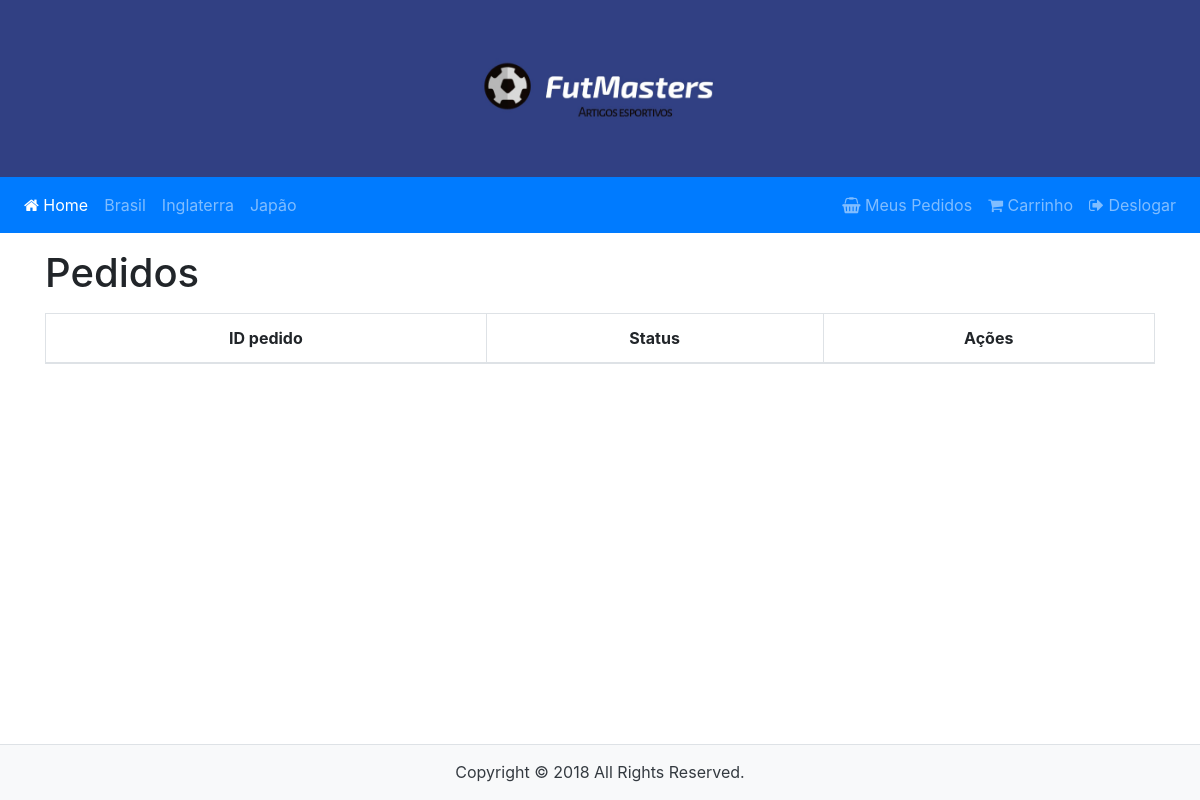
The page /Paginas/pedidos.php (signed in) on the database as committed earlier.
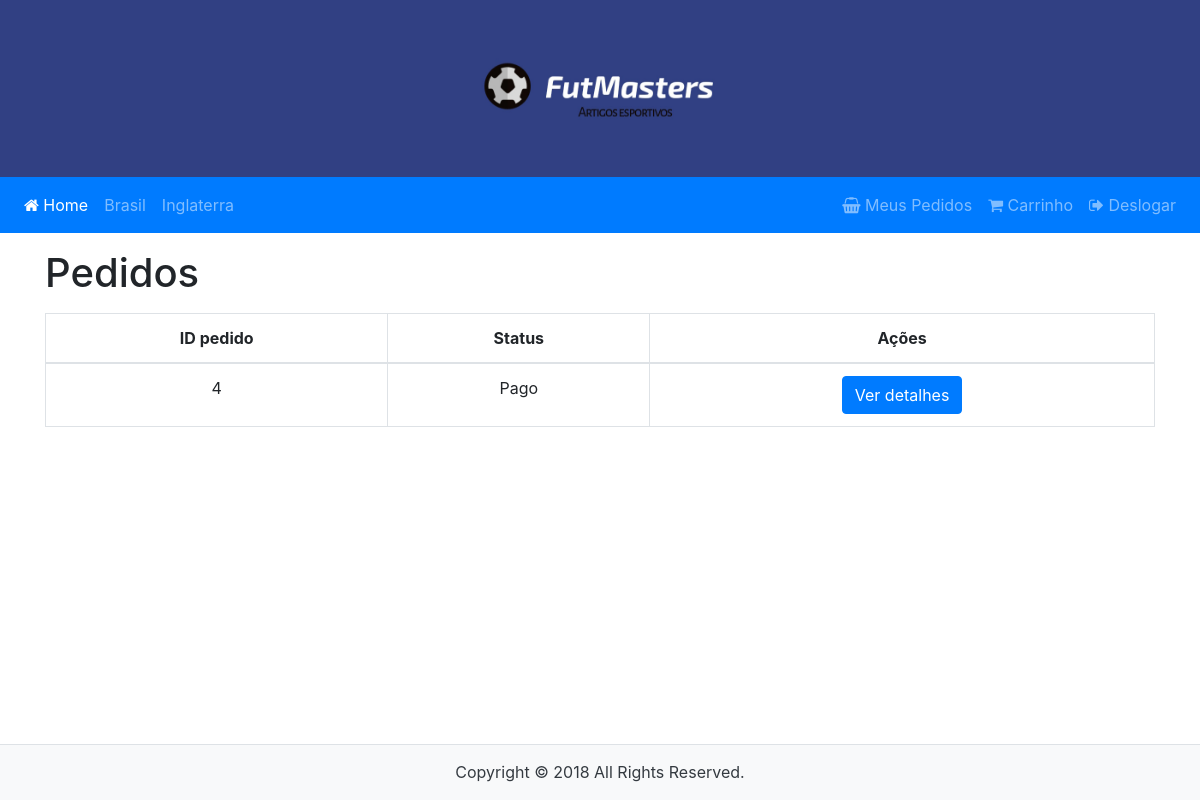
The same page on the database as committed later.
### tables this page shows
CREATE TABLE `categorias` (
  `id` int(11) NOT NULL AUTO_INCREMENT,
  `nome` varchar(255) DEFAULT NULL,
  `status` int(11) DEFAULT NULL,
  PRIMARY KEY (`id`)
);

CREATE TABLE `pedidos` (
  `id` int(11) NOT NULL AUTO_INCREMENT,
  `usuario_id` int(11) DEFAULT NULL,
  `preco_frete` float DEFAULT NULL,
  `status` char(1) DEFAULT 'A' COMMENT 'A=Aberto / P=Pago / R=Recusado',
  `data_cadastro` date DEFAULT NULL,
  PRIMARY KEY (`id`),
  KEY `fk_usuario_pedido` (`usuario_id`),
  CONSTRAINT `fk_usuario_pedido` FOREIGN KEY (`usuario_id`) REFERENCES `usuarios` (`id`)
);

### DAO/Banco.php (called while the page is built, shortened)
<?php
class Banco
{
    private $conn;
    function __construct($host = "localhost", $user = "root", $senha = "q1w2e3r4", $banco = "lojauninove")
    {
        $this->host = $host;
        $this->user = $user;
        $this->senha = $senha;
        $this->banco = $banco;
        $this->conn = new mysqli($this->host, $this->user, $this->senha, $this->banco);
    }
    public function getConn()
    {
        return $this->conn;
    }
}

### Controller/PageController.php (called while the page is built, shortened)
<?php
class PageController
{
    private $dao;
    function __construct()
    {
        $this->dao = new CategoriaDAO();
        $this->usu_dao = new UsuarioDAO();
    }
    public function index(){
        return [
            "categorias" => $this->dao->getCategorias()
        ];
    }
    public function pedidos(){
        $ped_dao = new PedidoDAO();
        $usuario = $this->usu_dao->getUsuario($_SESSION['usuario']);
        return [
            'pedidos' => $ped_dao->getPedidosByUsuario($usuario)
        ];
    }
}

### DAO/CategoriaDAO.php (called while the page is built, shortened)
<?php
class CategoriaDAO extends Banco
{
    public function getCategorias(){
        $query = "SELECT id, nome, status FROM categorias";
        $stmt = $this->getConn()->prepare($query);
        $stmt->execute();
        $stmt->bind_result($id, $nome, $status);
        $categorias = [];
        while($stmt->fetch()){
            $categoria = new Categoria();
            $categoria->setId($id);
            $categoria->setNome($nome);
            $categoria->setStatus($status);
            $categorias[] = $categoria;
        }
        return $categorias;
    }
}

### Model/Categoria.php (called while the page is built, shortened)
<?php
class Categoria
{
    private $id;
    private $nome;
    public function getId()
    {
        return $this->id;
    }
    public function setId($id)
    {
        $this->id = $id;
    }
    public function getNome()
    {
        return $this->nome;
    }
    public function setNome($nome)
    {
        $this->nome = $nome;
    }
}

### DAO/UsuarioDAO.php (called while the page is built, shortened)
<?php
class UsuarioDAO extends Banco
{
    private $table;
    public function getTable()
    {
        return $this->table;
    }
    public function setTable($table)
    {
        $this->table = $table;
    }
    public function getUsuario($id){
        $query = "SELECT * FROM ".$this->getTable()." WHERE id = ".$id;
        $stmt = $this->getConn()->prepare($query);
        $stmt->execute();
        $stmt->bind_result($id, $nome, $email, $cpf, $senha, $cep, $logradouro, $bairro, $estado, $cidade, $numero, $status);
        while($stmt->fetch()){
            $usuario = new Usuario();
            $usuario->setId($id);
            $usuario->setNome($nome);
            $usuario->setEmail($email);
            $usuario->setCpf($cpf);
            $usuario->setCep($cep);
            $usuario->setLogradouro($logradouro);
            $usuario->setBairro($bairro);
            $usuario->setEstado($estado);
            $usuario->setCidade($cidade);
            $usuario->setNumero($numero);
            $usuario->setStatus($status);
        }
        return $usuario;
    }
}

### DAO/PedidoDAO.php (called while the page is built, shortened)
<?php
class PedidoDAO extends Banco
{
    private $table;
    private $orderBy;
    private $usu_dao;
    private $pedit_dao;
    function __construct(){
        $this->usu_dao = new UsuarioDAO();
        $this->pedit_dao = new PedidoItemDAO();
    }
    public function getTable()
    {
        return $this->table;
    }
    public function setTable($table)
    {
        $this->table = $table;
    }
    public function getOrderBy()
    {
        return $this->orderBy;
    }
    public function setOrderBy($orderBy)
    {
        $this->orderBy = $orderBy;
    }
    public function getPedidosByUsuario(Usuario $usuario){
        $query = "SELECT p.id id_pedido, p.usuario_id, p.preco_frete, p.status, p.data_cadastro FROM ".$this->getTable()." p WHERE p.usuario_id = ".$usuario->getId()." ".$this->getOrderBy();
        $stmt = $this->getConn()->prepare($query);
        $stmt->execute();
        $stmt->bind_result($id_pedido, $usuario_id, $preco_frete, $status, $data_cadastro);
        $pedidos = [];
        while ($stmt->fetch()){
            $pedido = new Pedido();
            $pedido->setId($id_pedido);
            $pedido->setUsuario($this->usu_dao->getUsuario($usuario_id));
            $pedido->setPrecoFrete($preco_frete);
            $pedido->setStatus($status);
            $pedido->setDataCadastro($data_cadastro);
            $pedido->setItens($this->pedit_dao->getItens($pedido));
            $pedidos[] = $pedido;
        }
        return $pedidos;
    }
}

### Model/Usuario.php (called while the page is built, shortened)
<?php
class Usuario
{
    private $id;
    public function getId()
    {
        return $this->id;
    }
    public function setId($id)
    {
        $this->id = $id;
    }
}

### DAO/PedidoItemDAO.php (called while the page is built, shortened)
<?php
class PedidoItemDAO extends Banco
{
    private $table;
    public function getTable()
    {
        return $this->table;
    }
    public function setTable($table)
    {
        $this->table = $table;
    }
    public function getItens(Pedido $pedido){
        $query = "SELECT * FROM ".$this->getTable()." WHERE pedido_id = ".$pedido->getId();
        $stmt = $this->getConn()->prepare($query);
        $stmt->execute();
        $stmt->bind_result($id, $pedido_id, $produto_id, $preco, $quantidade);
        $itens = [];
        $pro_dao = new ProdutoDAO();
        while($stmt->fetch()){
            $item = new PedidoItem();
            $item->setPedido($pedido);
            $item->setProduto($pro_dao->getProduto($produto_id));
            $item->setPreco($preco);
            $item->setQuantidade($quantidade);
            $itens[] = $item;
        }
        return $itens;
    }
}

### Model/Pedido.php (called while the page is built, shortened)
<?php
class Pedido
{
    private $id;
    public function getId()
    {
        return $this->id;
    }
    public function setId($id)
    {
        $this->id = $id;
    }
}

### DAO/ProdutoDAO.php (called while the page is built, shortened)
<?php
class ProdutoDAO extends Banco{
    public function getProduto($id){
        $query = "SELECT * FROM produtos WHERE id = ".$id;
        $stmt = $this->getConn()->prepare($query);
        $stmt->execute();
        $stmt->bind_result($id, $sub_categoria_id, $nome, $descricao, $preco, $quantidade, $foto, $status,$oferta);
        $sub_dao = new SubCategoriaDAO();
        while($stmt->fetch()){
            $produto = new Produto();
            $produto->setId($id);
            $produto->setSubCategoria($sub_dao->getSubCategoria($sub_categoria_id));
            $produto->setNome($nome);
            $produto->setDescricao($descricao);
            $produto->setPreco($preco);
            $produto->setQuantidade($quantidade);
            $produto->setFoto($foto);
            $produto->setStatus($status);
            $produto->setOferta($oferta);
        }
        return $produto;
    }
}

### Paginas/pedidos.php (the view, shortened to what the changed rows need)
<?php
include '../Templates/header.php';
if(isset($_GET['id_pedido'])){
    $pedido = $controller->pedidos_detalhe($_GET['id_pedido']);
}else{
    $pedidos = $controller->pedidos();
}
?>
<div class="container">
    <h1 class="my-3">Pedidos</h1>
    <?php if(!isset($_GET['id_pedido'])):?>
        <table class="table table-bordered text-center">
            <thead>
            <tr>
                <th>ID pedido</th>
                <th>Status</th>
                <th>Ações</th>
            </tr>
            </thead>
            <tbody>
                <?php foreach($pedidos['pedidos'] as $p):?>
                    <tr>
                        <td><?php echo $p->getId()?></td>
                        <td><?php echo $p->getStatus(1)?></td>
                        <td>
                            <a class="btn btn-primary" href="/Paginas/pedidos.php?id_pedido=<?php echo $p->getId()?>">Ver detalhes</a>
                        </td>
                    </tr>
                <?php endforeach;?>
            </tbody>
        </table>
   <?php endif?>
</div>
<?php include '../Templates/footer.php' ?>

### Templates/menu.php (shortened to what the changed rows need)
<nav class="navbar navbar-expand-lg navbar-dark bg-primary">
    <div class="collapse navbar-collapse" id="navbarSupportedContent">
        <ul class="navbar-nav mr-auto">
            <?php foreach($page['categorias'] as $cat):?>
                <li class="nav-item <?php echo $cat->getId() == @$_GET["id"] ? 'active' : '' ?>">
                    <a class="nav-link" href="/Paginas/categorias.php?id=<?php echo $cat->getId()?>"><?php echo $cat->getNome()?></a>
                </li>
            <?php endforeach;?>
        </ul>
    </div>
</nav>

Rows that differ between the two databases and show on the page:
removed categorias: nome "Japão"
added pedidos: id "4", status "Pago"
